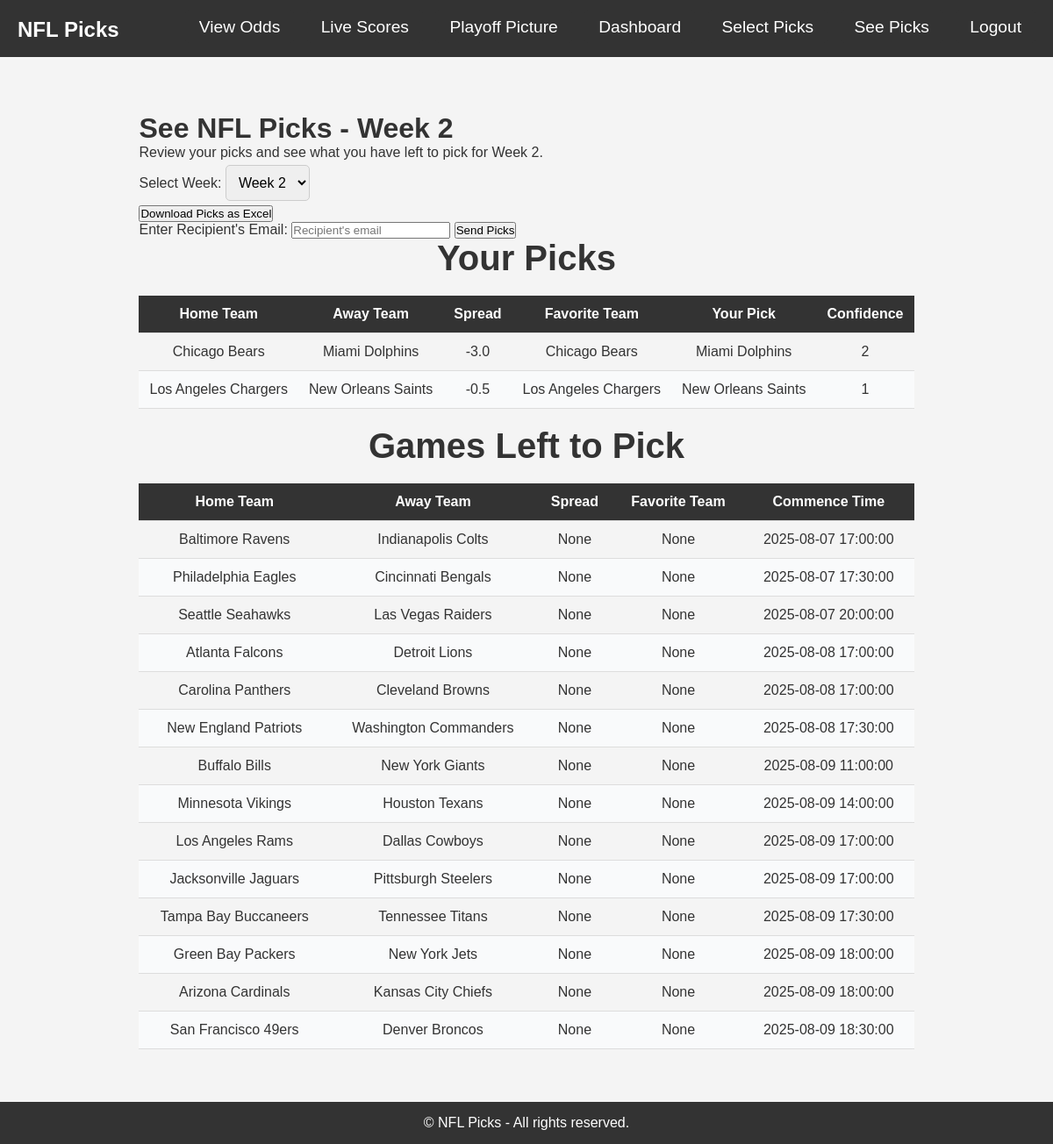
The app's page /see_picks (signed in) with its own data.
### Football_Project/models.py (models this page shows, shortened)
class Pick(db.Model):
    id = db.Column(db.Integer, primary_key=True)
    user_id = db.Column(db.Integer, db.ForeignKey('user.id'), nullable=False)
    game_id = db.Column(db.Integer, db.ForeignKey('game.id'), nullable=False)
    team_picked = db.Column(db.String(100), nullable=True)
    confidence = db.Column(db.Integer, nullable=True)
    pick_time = db.Column(db.DateTime, default=datetime.utcnow)
    week = db.Column(db.Integer, nullable=False)
    points_earned = db.Column(db.Integer, default=0)
    is_overridden = db.Column(db.Boolean, default=False)

class Game(db.Model):
    id = db.Column(db.Integer, primary_key=True)
    game_id = db.Column(db.String(50), unique=True, nullable=False)
    home_team = db.Column(db.String(50), nullable=False)
    away_team = db.Column(db.String(50), nullable=False)
    spread = db.Column(db.Float, nullable=True)
    favorite_team = db.Column(db.String(50), nullable=True)
    commence_time_mt = db.Column(DateTime(timezone=True), nullable=True)  # store MT tz-aware
    home_team_score = db.Column(db.Integer, nullable=True)
    away_team_score = db.Column(db.Integer, nullable=True)
    saved_at = db.Column(db.DateTime, default=datetime.utcnow)
    status = db.Column(db.String(50), nullable=True)
    week = db.Column(db.Integer, nullable=False)
    picks = db.relationship('Pick', backref='game', lazy=True)

### Football_Project/routes.py (the view)
@main_bp.route('/see_picks', methods=['GET', 'POST'])
@login_required
def see_picks():
    current_week = get_current_week()
    if request.method == 'POST':
        selected_week = int(request.form.get('week', current_week))
    else:
        selected_week = current_week
    all_weeks = list(range(1, current_week + 1))  # All weeks up to current week
    user_picks = Pick.query.filter_by(user_id=current_user.id, week=selected_week).all()
    unpicked_games = get_unpicked_games_for_week(user_picks, selected_week)
    return render_template(
        'see_picks.html',
        selected_week=selected_week,   # Pass the selected week
        all_weeks=all_weeks,           # Pass the list of all available weeks
        user_picks=user_picks,
        unpicked_games=unpicked_games
    )

### Football_Project/get_the_odds.py (called while the page is built, shortened)
def get_current_week():
    preseason_start = datetime(2025, 7, 31)
    regular_start = datetime(2025, 9, 4)
    now = datetime.utcnow()
    if now < regular_start:
        delta = (now - preseason_start).days
        week = (delta // 7) + 1
        week = max(1, min(week, 4))
        season_type = 1
    print(f"Debug: now={now}, week={week}, season_type={season_type}")
    return week

### Football_Project/utils.py (called while the page is built)
def get_unpicked_games_for_week(user_picks, week):
    picked_game_ids = [pick.game_id for pick in user_picks]
    all_games_for_week = Game.query.filter_by(week=week).all()
    unpicked_games = [game for game in all_games_for_week if game.id not in picked_game_ids]
    return unpicked_games

### Football_Project/templates/see_picks.html (shortened to what this page needs)
{% extends "base.html" %}
{% block content %}
<div class="container mx-auto py-10">
    <div class="text-center mb-8">
        <h1 class="text-5xl font-bold text-gray-800 mb-4">See NFL Picks - Week {{ selected_week }}</h1>
        <p class="text-lg text-gray-600">Review your picks and see what you have left to pick for Week {{ selected_week }}.</p>
        <form method="POST" action="{{ url_for('main.see_picks') }}" class="mb-6">
            <label for="week" class="font-semibold">Select Week:</label>
            <select name="week" id="week" class="form-input" onchange="this.form.submit()">
                {% for week in all_weeks %}
                    <option value="{{ week }}" {% if week == selected_week %}selected{% endif %}>Week {{ week }}</option>
                {% endfor %}
            </select>
        </form>
        <div class="flex justify-center space-x-4 mb-6">
            <form action="{{ url_for('main.download_picks', week=selected_week) }}" method="get">
                <button type="submit" class="bg-blue-500 text-white px-4 py-2 rounded hover:bg-blue-600">
                    Download Picks as Excel
                </button>
            </form>
            <form method="POST" action="{{ url_for('main.email_picks') }}">
                <label for="recipient_email">Enter Recipient's Email:</label>
                <input type="email" id="recipient_email" name="recipient_email" placeholder="Recipient's email" required>
                <button type="submit">Send Picks</button>
            </form>
        </div>
        <div class="bg-white shadow-lg rounded-lg overflow-hidden">
            <h2 class="text-3xl font-bold mb-4">Your Picks</h2>
            {% if user_picks %}
                <table class="min-w-full table-auto mb-8">
                    <thead class="table-header">
                        <tr>
                            <th class="table-cell">Home Team</th>
                            <th class="table-cell">Away Team</th>
                            <th class="table-cell">Spread</th>
                            <th class="table-cell">Favorite Team</th>
                            <th class="table-cell">Your Pick</th>
                            <th class="table-cell">Confidence</th>
                        </tr>
                    </thead>
                    <tbody>
                        {% for pick in user_picks %}
                        <tr class="table-row">
                            <td class="table-cell font-semibold text-gray-800">{{ pick.game.home_team }}</td>
                            <td class="table-cell text-gray-700">{{ pick.game.away_team }}</td>
                            <td class="table-cell text-center">{{ pick.game.spread }}</td>
                            <td class="table-cell text-center">{{ pick.game.favorite_team }}</td>
                            <td class="table-cell text-right">{{ pick.team_picked }}</td>
                            <td class="table-cell text-right">{{ pick.confidence }}</td>
                        </tr>
                        {% endfor %}
                    </tbody>
                </table>
            {% else %}
                <p class="text-xl text-red-500 font-semibold">No picks made for Week {{ selected_week }}.</p>
            {% endif %}
        </div>
        <div class="bg-white shadow-lg rounded-lg overflow-hidden mt-6">
            <h2 class="text-3xl font-bold mb-4">Games Left to Pick</h2>
            {% if unpicked_games %}
                <table class="min-w-full table-auto mb-8">
                    <thead class="table-header">
                        <tr>
                            <th class="table-cell">Home Team</th>
                            <th class="table-cell">Away Team</th>
                            <th class="table-cell">Spread</th>
                            <th class="table-cell">Favorite Team</th>
                            <th class="table-cell">Commence Time</th>
                        </tr>
                    </thead>
                    <tbody>
                        {% for game in unpicked_games %}
                        <tr class="table-row">
                            <td class="table-cell font-semibold text-gray-800">{{ game.home_team }}</td>
                            <td class="table-cell text-gray-700">{{ game.away_team }}</td>
                            <td class="table-cell text-center">{{ game.spread }}</td>
                            <td class="table-cell text-center">{{ game.favorite_team }}</td>
                            <td class="table-cell text-right">{{ game.commence_time_mt }}</td>
                        </tr>
                        {% endfor %}
                    </tbody>
                </table>
            {% else %}
                <p class="text-xl text-red-500 font-semibold">No games left to pick for Week {{ selected_week }}.</p>
            {% endif %}
        </div>
    </div>
</div>
{% endblock %}

### Football_Project/templates/base.html (shortened to what this page needs)
<!DOCTYPE html>
<html lang="en">
<head>
    <link rel="stylesheet" href="{{ url_for('static', filename='css/styles.css') }}">
</head>
<body>
    <nav class="navbar">
        <div class="container">
            <div class="navbar-brand">
                NFL Picks
            </div>
            <div class="navbar-links">
                <a href="{{ url_for('main.odds') }}">View Odds</a>
                <a href="{{ url_for('main.live_scores_page') }}">Live Scores</a>
                <a href="{{ url_for('main.playoff_picture') }}">Playoff Picture</a>
                <a href="{{ url_for('main.dashboard') }}">Dashboard</a>
                <a href="{{ url_for('main.nfl_picks') }}">Select Picks</a>
                <a href="{{ url_for('main.see_picks') }}">See Picks</a>
                <a href="{{ url_for('main.logout') }}">Logout</a>
            </div>
        </div>
    </nav>
    <div class="container main-content">
        {% block content %}{% endblock %}
    </div>
    <footer class="footer">
        <p>&copy; {{ current_year }} NFL Picks - All rights reserved.</p>
    </footer>
</body>
</html>

### Football_Project/static/css/styles.css (style rules this page uses)
* { margin: 0; padding: 0; box-sizing: border-box; }
.main-content { margin-top: 60px; padding: 20px; }
body { font-family: 'Arial', sans-serif; background-color: #f4f4f4; color: #333; padding: 10px; }
.container { max-width: 1600px; margin: 0 auto; padding: 20px; overflow: visible; }
nav { position: fixed; top: 0; left: 0; width: 100%; background-color: #333; z-index: 1000; }
.navbar { height: 65px; }
nav .navbar-brand { color: white; font-size: 1.5rem; font-weight: bold; display: inline-block; }
nav .navbar-links { float: right; }
nav .navbar-links a { color: white; text-decoration: none; font-size: 1.2rem; padding: 8px 16px; margin-left: 10px; background-color: #333; border-radius: 4px; transition: background-color 0.3s ease, color 0.3s ease; }
nav::after { content: ""; display: table; clear: both; }
h2 { font-size: 2.5rem; font-weight: bold; text-align: center; color: #333; margin-bottom: 20px; }
.form-input { width: 100%; padding: 10px; margin: 5px 0; border-radius: 5px; border: 1px solid #ccc; font-size: 1rem; }
select.form-input { width: auto; padding: 10px; }
table { width: 100%; border-collapse: collapse; table-layout: auto; margin-bottom: 20px; overflow-x: auto; }
th, td { padding: 12px; text-align: center; border-bottom: 1px solid #ddd; word-wrap: break-word; }
th { background-color: #333; color: white; font-weight: bold; }
.table-row:nth-child(even) { background-color: #f9fafb; }
footer { width: 100%; background-color: #333; color: white; padding: 15px; text-align: center; }
body { font-family: Arial, sans-serif; background-color: #f4f4f4; margin: 0; padding: 0; display: flex; justify-content: center; align-items: center; flex-direction: column; }
body { padding-top: 88px; }

### records on screen
Pick: game.home_team "Chicago Bears", game.away_team "Miami Dolphins", game.spread "-3.0", game.favorite_team "Chicago Bears", team_picked "Miami Dolphins", confidence "2"
Pick: game.home_team "Los Angeles Chargers", game.away_team "New Orleans Saints", game.spread "-0.5", game.favorite_team "Los Angeles Chargers", team_picked "New Orleans Saints", confidence "1"
Game: home_team "Baltimore Ravens", away_team "Indianapolis Colts", spread "None", favorite_team "None", commence_time_mt "2025-08-07 17:00:00"
Game: home_team "Philadelphia Eagles", away_team "Cincinnati Bengals", spread "None", favorite_team "None", commence_time_mt "2025-08-07 17:30:00"
Game: home_team "Seattle Seahawks", away_team "Las Vegas Raiders", spread "None", favorite_team "None", commence_time_mt "2025-08-07 20:00:00"
Game: home_team "Atlanta Falcons", away_team "Detroit Lions", spread "None", favorite_team "None", commence_time_mt "2025-08-08 17:00:00"
Game: home_team "Carolina Panthers", away_team "Cleveland Browns", spread "None", favorite_team "None", commence_time_mt "2025-08-08 17:00:00"
Game: home_team "New England Patriots", away_team "Washington Commanders", spread "None", favorite_team "None", commence_time_mt "2025-08-08 17:30:00"
Game: home_team "Buffalo Bills", away_team "New York Giants", spread "None", favorite_team "None", commence_time_mt "2025-08-09 11:00:00"
Game: home_team "Minnesota Vikings", away_team "Houston Texans", spread "None", favorite_team "None", commence_time_mt "2025-08-09 14:00:00"
Game: home_team "Los Angeles Rams", away_team "Dallas Cowboys", spread "None", favorite_team "None", commence_time_mt "2025-08-09 17:00:00"
Game: home_team "Jacksonville Jaguars", away_team "Pittsburgh Steelers", spread "None", favorite_team "None", commence_time_mt "2025-08-09 17:00:00"
Game: home_team "Tampa Bay Buccaneers", away_team "Tennessee Titans", spread "None", favorite_team "None", commence_time_mt "2025-08-09 17:30:00"
Game: home_team "Green Bay Packers", away_team "New York Jets", spread "None", favorite_team "None", commence_time_mt "2025-08-09 18:00:00"
Game: home_team "Arizona Cardinals", away_team "Kansas City Chiefs", spread "None", favorite_team "None", commence_time_mt "2025-08-09 18:00:00"
Game: home_team "San Francisco 49ers", away_team "Denver Broncos", spread "None", favorite_team "None", commence_time_mt "2025-08-09 18:30:00"

### other values on screen
{{ selected_week }} "2"
